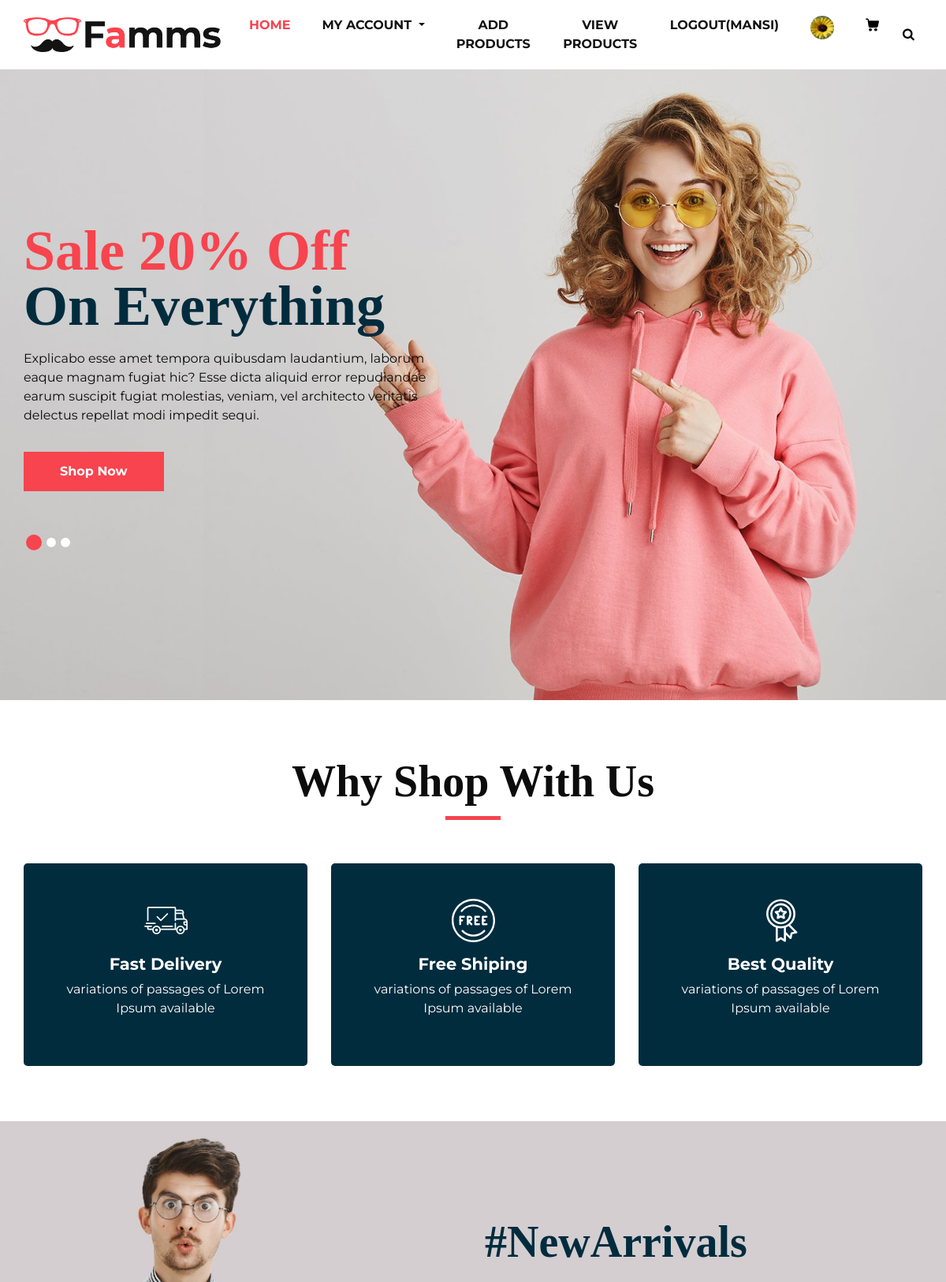
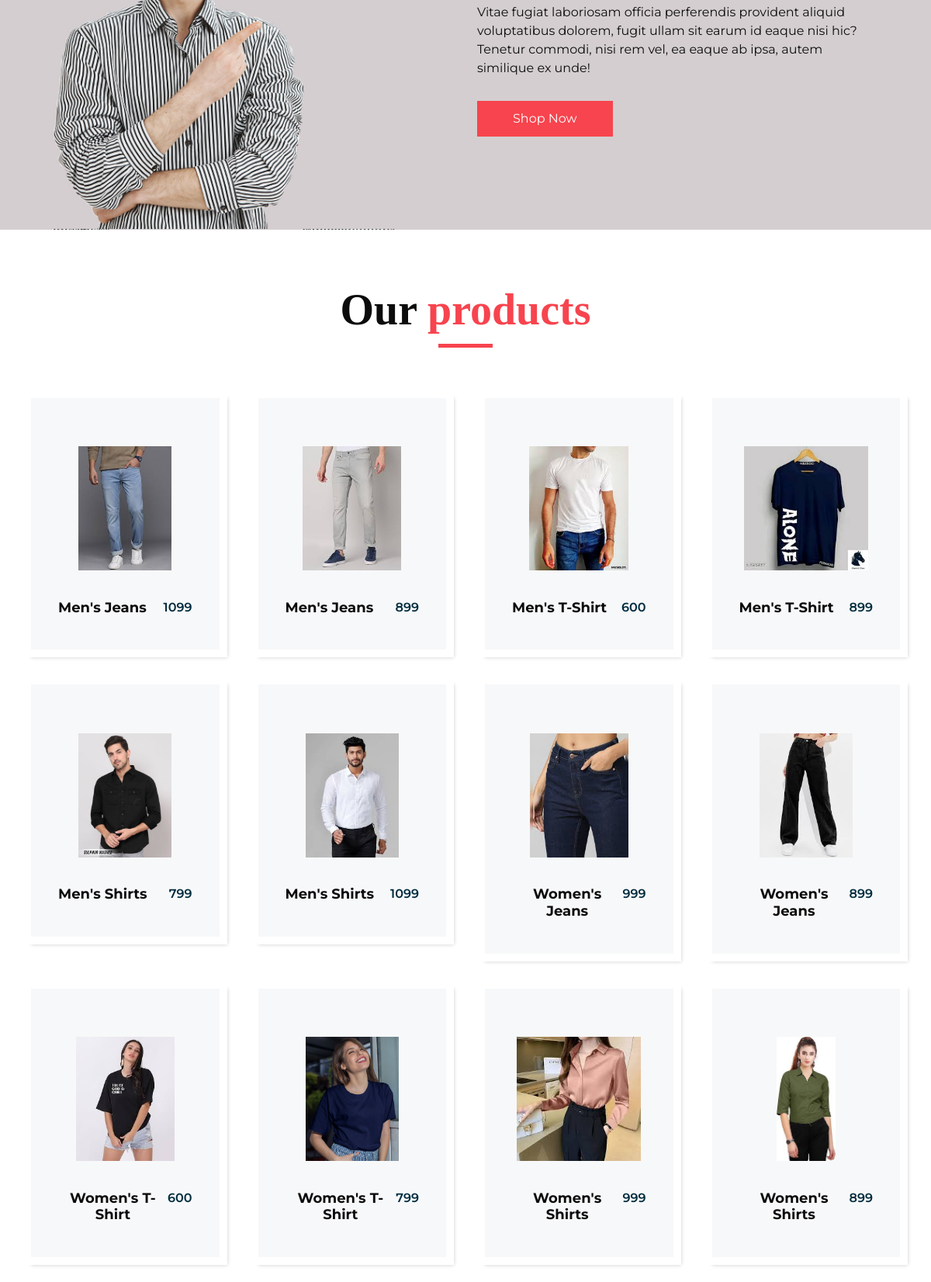
/ (signed in, upper part), run on the app's committed database (2 pictures, top to bottom).
### myapp/models.py (models this page shows, shortened)
class User(models.Model):
	fname=models.CharField(max_length=100)
	lname=models.CharField(max_length=100)
	email=models.EmailField()
	mobile=models.PositiveIntegerField()
	address=models.TextField()
	password=models.CharField(max_length=100)
	usertype=models.CharField(max_length=100,default="Buyer")
	profile_picture=models.ImageField(upload_to="profile_picture/",default="")

class Product(models.Model):
	category=(
		("Men","Men"),
		("Women","Women"),
		("Kids","Kids"),
	)
	sub_category=(
		("Jeans","Jeans"),
		("T-Shirt","T-Shirt"),
		("Shirts","Shirts"),
	)
	seller=models.ForeignKey(User,on_delete=models.CASCADE)
	product_category=models.CharField(max_length=100,choices=category)
	product_sub_category=models.CharField(max_length=100,choices=sub_category)
	product_name=models.CharField(max_length=100)
	product_price=models.PositiveIntegerField()
	product_image=models.ImageField(upload_to="product_image/")
	product_desc=models.TextField()

### myapp/views.py (the view)
# urls.py: path('',views.index,name='index'),
def index(request):
	try:
		user=User.objects.get(email=request.session['email'])
		if user.usertype=="Buyer":
			products=Product.objects.all()
			return render(request,'index.html',{'products':products})
		else:
			products=Product.objects.all()
			return render(request,'seller-index.html',{'products':products})
	except:
		return render(request,'index.html')

### myapp/templates/seller-index.html (shortened to what this page needs)
{% extends 'seller-header.html' %}
{% load static %}
{% block content %}
<!DOCTYPE html>
<html>
   <head>
   </head>
   <body>
      <div class="hero_area">
         <section class="slider_section ">
            <div class="slider_bg_box">
               <img src="{% static 'images/slider-bg.jpg' %}" alt="">
            </div>
            <div id="customCarousel1" class="carousel slide" data-ride="carousel">
               <div class="carousel-inner">
                  <div class="carousel-item active">
                     <div class="container ">
                        <div class="row">
                           <div class="col-md-7 col-lg-6 ">
                              <div class="detail-box">
                                 <h1>
                                    <span>
                                    Sale 20% Off
                                    </span>
                                    <br>
                                    On Everything
                                 </h1>
                                 <p>
                                    Explicabo esse amet tempora quibusdam laudantium, laborum eaque magnam fugiat hic? Esse dicta aliquid error repudiandae earum suscipit fugiat molestias, veniam, vel architecto veritatis delectus repellat modi impedit sequi.
                                 </p>
                                 <div class="btn-box">
                                    <a href="" class="btn1">
                                    Shop Now
                                    </a>
                                 </div>
                              </div>
                           </div>
                        </div>
                     </div>
                  </div>
               </div>
               <div class="container">
                  <ol class="carousel-indicators">
                     <li data-target="#customCarousel1" data-slide-to="0" class="active"></li>
                     <li data-target="#customCarousel1" data-slide-to="1"></li>
                     <li data-target="#customCarousel1" data-slide-to="2"></li>
                  </ol>
               </div>
            </div>
         </section>
      </div>
      <section class="why_section layout_padding">
         <div class="container">
            <div class="heading_container heading_center">
               <h2>
                  Why Shop With Us
               </h2>
            </div>
            <div class="row">
               <div class="col-md-4">
                  <div class="box ">
                     <div class="img-box">
                     </div>
                     <div class="detail-box">
                        <h5>
                           Fast Delivery
                        </h5>
                        <p>
                           variations of passages of Lorem Ipsum available
                        </p>
                     </div>
                  </div>
               </div>
               <div class="col-md-4">
                  <div class="box ">
                     <div class="img-box">
                     </div>
                     <div class="detail-box">
                        <h5>
                           Free Shiping
                        </h5>
                        <p>
                           variations of passages of Lorem Ipsum available
                        </p>
                     </div>
                  </div>
               </div>
               <div class="col-md-4">
                  <div class="box ">
                     <div class="img-box">
                     </div>
                     <div class="detail-box">
                        <h5>
                           Best Quality
                        </h5>
                        <p>
                           variations of passages of Lorem Ipsum available
                        </p>
                     </div>
                  </div>
               </div>
            </div>
         </div>
      </section>
      <section class="arrival_section">
         <div class="container">
            <div class="box">
               <div class="arrival_bg_box">
                  <img src="{% static 'images/arrival-bg.png' %}" alt="">
               </div>
               <div class="row">
                  <div class="col-md-6 ml-auto">
                     <div class="heading_container remove_line_bt">
                        <h2>
                           #NewArrivals
                        </h2>
                     </div>
                     <p style="margin-top: 20px;margin-bottom: 30px;">
                        Vitae fugiat laboriosam officia perferendis provident aliquid voluptatibus dolorem, fugit ullam sit earum id eaque nisi hic? Tenetur commodi, nisi rem vel, ea eaque ab ipsa, autem similique ex unde!
                     </p>
                     <a href="">
                     Shop Now
                     </a>
                  </div>
               </div>
            </div>
         </div>
      </section>
      <section class="product_section layout_padding">
         <div class="container">
            <div class="heading_container heading_center">
               <h2>
                  Our <span>products</span>
               </h2>
            </div>
            <div class="row">
               {% for i in products %}
               <div class="col-sm-6 col-md-4 col-lg-3">
                  <div class="box">
                     <div class="img-box">
                        <img src="{{i.product_image.url}}" alt="">
                     </div>
                     <div class="detail-box">
                        <h5>
                           {{i.product_category}}'s {{i.product_sub_category}}
                        </h5>
                        <h6>
                           {{i.product_price}}
                        </h6>
                     </div>
                  </div>
               </div>
               {% endfor %}
            </div>
         </div>
      </section>
   </body>
</html>
{% endblock %}

### myapp/templates/seller-header.html (shortened to what this page needs)
{% load static %}
<!DOCTYPE html>
<html>
   <head>
      <link rel="stylesheet" type="text/css" href="{% static 'css/bootstrap.css' %}" />
      <link href="{% static 'css/font-awesome.min.css' %}" rel="stylesheet" />
      <link href="{% static 'css/style.css' %}" rel="stylesheet" />
      <link href="{% static 'css/responsive.css' %}" rel="stylesheet" />
   </head>
   <body>
         <header class="header_section">
            <div class="container">
               <nav class="navbar navbar-expand-lg custom_nav-container ">
                  <a class="navbar-brand" href="/"><img width="250" src="{% static 'images/logo.png' %}" alt="#" /></a>
                  <div class="collapse navbar-collapse" id="navbarSupportedContent">
                     <ul class="navbar-nav">
                        <li class="nav-item active">
                           <a class="nav-link" href="/">Home <span class="sr-only">(current)</span></a>
                        </li>
                       <li class="nav-item dropdown">
                           <a class="nav-link dropdown-toggle" href="#" data-toggle="dropdown" role="button" aria-haspopup="true" aria-expanded="true"> <span class="nav-label">My Account </a>
                        </li>
                        <li class="nav-item">
                           <a class="nav-link" href="{% url 'add-product' %}">Add Products</a>
                        </li>
                        <li class="nav-item">
                           <a class="nav-link" href="{% url 'view-product' %}">View Products</a>
                        </li>
                        {% if request.session.email %}
                           <li class="nav-item">
                              <a class="nav-link" href="{% url 'logout' %}">Logout({{request.session.fname}})</a>
                           </li>
                           <li class="nav-item">
                              <a class="nav-link" href="{% url 'profile' %}"><img src="{{request.session.profile_picture}}" style="width:30px;height: 30px;border-radius:50% ;"></a>
                           </li>
                        {% endif %}
                        <li class="nav-item">
                           <a class="nav-link" href="#">
                           </a>
                        </li>
                        <form class="form-inline">
                           <button class="btn  my-2 my-sm-0 nav_search-btn" type="submit">
                           <i class="fa fa-search" aria-hidden="true"></i>
                           </button>
                        </form>
                     </ul>
                  </div>
               </nav>
            </div>
         </header>
      {% block content %}
      {% endblock %}
   </body>
</html>

### myapp/Static/css/responsive.css (style rules this page uses)
@media (min-width: 1200px) { .container { max-width: 1170px; } }

### myapp/templates/seller-header.html (style rules this page uses)
.nav-item a { color: black; }

### data on the page
User: session.fname "MANSI"
Product: product_image (picture), product_category "Men", product_sub_category "Jeans", product_price "1099"
Product: product_image (picture), product_category "Men", product_sub_category "Jeans", product_price "899"
Product: product_image (picture), product_category "Men", product_sub_category "T-Shirt", product_price "600"
Product: product_image (picture), product_category "Men", product_sub_category "T-Shirt", product_price "899"
Product: product_image (picture), product_category "Men", product_sub_category "Shirts", product_price "799"
Product: product_image (picture), product_category "Men", product_sub_category "Shirts", product_price "1099"
Product: product_image (picture), product_category "Women", product_sub_category "Jeans", product_price "999"
Product: product_image (picture), product_category "Women", product_sub_category "Jeans", product_price "899"
Product: product_image (picture), product_category "Women", product_sub_category "T-Shirt", product_price "600"
Product: product_image (picture), product_category "Women", product_sub_category "T-Shirt", product_price "799"
Product: product_image (picture), product_category "Women", product_sub_category "Shirts", product_price "999"
Product: product_image (picture), product_category "Women", product_sub_category "Shirts", product_price "899"
